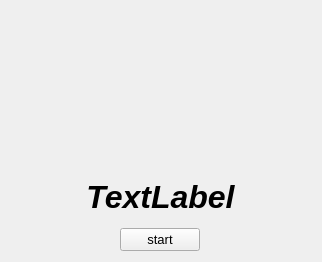
<?xml version="1.0" encoding="UTF-8"?>
<ui version="4.0">
 <class>MuseApp</class>
 <widget class="QMainWindow" name="MuseApp">
  <property name="geometry">
   <rect>
    <x>0</x>
    <y>0</y>
    <width>322</width>
    <height>262</height>
   </rect>
  </property>
  <property name="windowTitle">
   <string>MainWindow</string>
  </property>
  <widget class="QWidget" name="centralwidget">
   <widget class="QWidget" name="verticalLayoutWidget">
    <property name="geometry">
     <rect>
      <x>0</x>
      <y>10</y>
      <width>321</width>
      <height>241</height>
     </rect>
    </property>
    <layout class="QVBoxLayout" name="verticalLayout">
     <item>
      <widget class="QWidget" name="widget" native="true"/>
     </item>
     <item>
      <widget class="QLabel" name="label">
       <property name="maximumSize">
        <size>
         <width>16777215</width>
         <height>50</height>
        </size>
       </property>
       <property name="font">
        <font>
         <family>Ubuntu</family>
         <pointsize>24</pointsize>
         <weight>75</weight>
         <italic>true</italic>
         <bold>true</bold>
        </font>
       </property>
       <property name="text">
        <string>TextLabel</string>
       </property>
       <property name="alignment">
        <set>Qt::AlignCenter</set>
       </property>
      </widget>
     </item>
     <item alignment="Qt::AlignHCenter">
      <widget class="QPushButton" name="pushButton">
       <property name="font">
        <font>
         <family>Ubuntu</family>
         <pointsize>10</pointsize>
        </font>
       </property>
       <property name="text">
        <string>start</string>
       </property>
      </widget>
     </item>
    </layout>
   </widget>
  </widget>
 </widget>
 <resources/>
 <connections/>
</ui>
